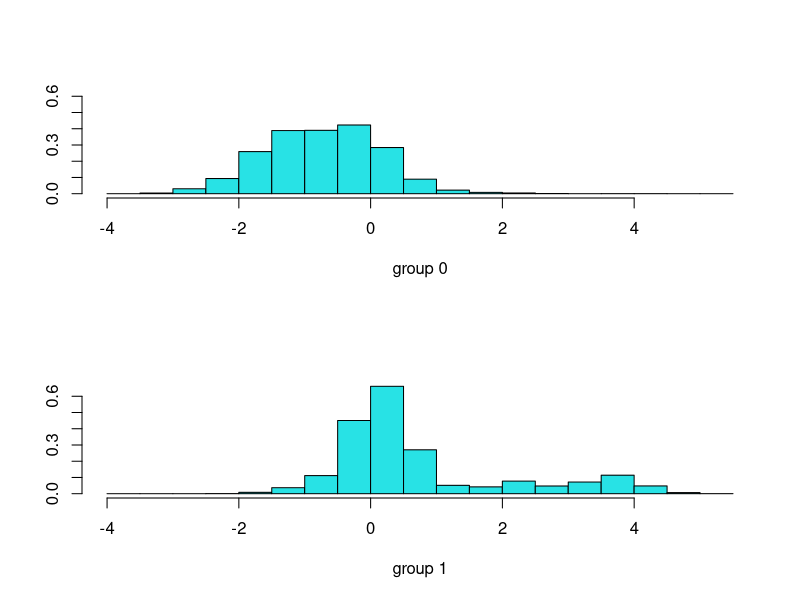
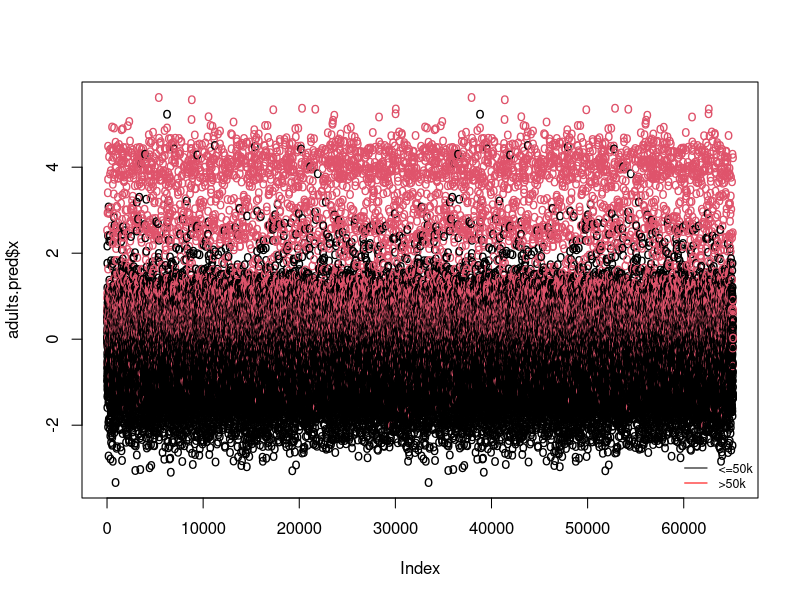

Write R code to recreate these figures, in order.
#####################################
# APA Laboratori 5                 ##
## LDA/QDA/NBayes/kNN/RegLog       ##
## version of November, 2017       ## 
#####################################

library(MASS) 

####################################################################
## Example 1: Visualizing and classifying adultss with LDA and QDA
####################################################################

## We have the results of an analysis on adultss grown in a region in Italy but derived from three different cultivars.
## The analysis determined the quantities of 13 chemical constituents found in each of the three types of adultss. 
## The goal is to separate the three types of adultss:

adults <- read.table("groupedall.txt", sep=",", dec=".", header=FALSE)

dim(adults)

colnames(adults) <- c('age','workclass','fnlwgt','education','educationnum','maritalstatus','occupation',
                    'relationship','race','sex','capitalgain','capitalloss','hoursperweek','nativecountry','morefifty')

# Clean up column names
colnames(adults) <- make.names(colnames(adults))

adults$morefifty<- as.factor(adults$morefifty)
adults$educationnum<-NULL

adults[["capitalgain"]] <- ordered(cut(adults$capitalgain,c(-Inf, 0, 
                                                          median(adults[["capitalgain"]][adults[["capitalgain"]] >0]), 
                                                          Inf)),labels = c(0,1,2))
adults[["capitalloss"]] <- ordered(cut(adults$capitalloss,c(-Inf, 0, 
                                                          median(adults[["capitalloss"]][adults[["capitalloss"]] >0]), 
                                                          Inf)), labels = c(0,1,2))

summary(adults)
## DO IT
#plot(subset(adults,select=-morefifty),col=unclass(adults$morefifty))

## For this example let's practice a different call mode to lda(), using a formula; this is most useful
## when our data is in a dataframe format: 

lda.model <- lda (morefifty ~ ., data = adults)

lda.model

## We can see that neither Magnesium or Proline seem useful to separate the adultss; while
## Flavanoids and Nonflavanoid.phenols do. Ash is mainly used in the LD2.

## Plot the projected data in the first two LDs
## We can see that the discrimination is very good

plot(lda.model)

# alternatively, we can do it ourselves, with more control on color and text (adults number)

adults.pred <- predict(lda.model)

plot(adults.pred$x,type="n")
#as.character(rownames(adults.pred$x))
text(adults.pred$x,labels="o",col=as.integer(adults$morefifty))
legend('bottomright', c("<=50k",">50k"), lty=1, col=c('black', 'red'), bty='n', cex=.75)

# If need be, we can add the (projected) means to the plot


tab<-table(adults$morefifty, adults.pred$class)
tab
1 - sum(tab[row(tab)==col(tab)])/sum(tab)

# Let us switch to leave-one-out cross-validation

adults.predcv <- update(lda.model,CV=TRUE)

tab<-table(adults$morefifty,adults.predcv$class)
tab
1 - sum(tab[row(tab)==col(tab)])/sum(tab)



# 2 mistakes (on 178 observations): 1.12% error

## Quadratic Discriminant Analysis is the same, replacing 'lda' by 'qda'
## problems may arise if for some class there are less (or equal) observations than dimensions
## (is not the case for the adults data)

qda.model <- qda (morefifty ~ ., data = adults)

qda.model
## There is no projection this time (because projection is a linear operator and the QDA boundaries are quadratic ones)

# but let's have a look at classification:

adults.pred <- predict(qda.model)
tab<-table(adults$morefifty, adults.pred$class)
tab
1 - sum(tab[row(tab)==col(tab)])/sum(tab)

# Let us switch to leave-one-out cross-validation

adults.predcv <- update(qda.model,CV=TRUE)
tab<-table(adults$morefifty,adults.predcv$class)
tab
1 - sum(tab[row(tab)==col(tab)])/sum(tab)


####################################################################
# Example 2: The Naïve Bayes classifier
####################################################################

library (e1071)


N <- nrow(adults)
learn <- sample(1:N, round(2*N/3))

nlearn <- length(learn)
ntest <- N - nlearn

# First we build a model using the learn data

model <- naiveBayes(morefifty ~ ., data = adults[learn,])
model

# compute now the apparent error
pred <- predict(model, adults[learn,-1])

# form and display confusion matrix & overall error
tab <- table(pred, adults[learn,]$morefifty) 
tab
1 - sum(tab[row(tab)==col(tab)])/sum(tab)

# compute the test (prediction) error
pred <- predict(model, newdata=adults[-learn,-1])

# form and display confusion matrix & overall error
tab <- table(Pred=pred, True=adults[-learn,]$morefifty) 
tab
1 - sum(tab[row(tab)==col(tab)])/sum(tab)

# note how most errors (9/12) correspond to democrats wrongly predicted as republicans

## in the event of empty empirical probabilities, this is how we would setup Laplace correction (aka smoothing): 
model <- naiveBayes(morefifty ~ ., data = adults[learn,], laplace = 1)

model
